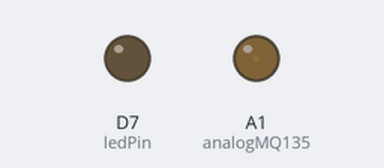
This sketch was run on a simulated Particle Photon. On the bench: output pins drawn as LEDs (lit = HIGH).

Above: at 0.1 s.
At 60.1 s:
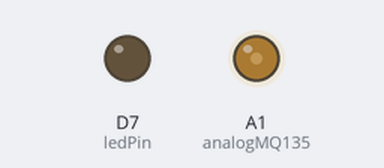
Timing chart, 0 to 61.6 s (numbered marks = the images above):
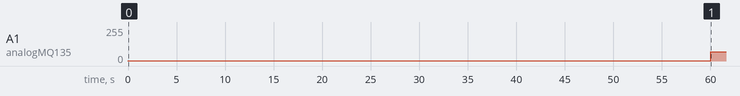

The sketch:

MQ135.ino
```cpp
#define analogMQ135 A1      // Signal
#define ledPin D7         // Device internal LED
int MQ135sensorValue = 0;   // value read from the sensor

void setup() {
    Serial.begin(9600);
    Particle.publish("MQ-135", "Gas Sensor started");

    pinMode(analogMQ135, INPUT);
    pinMode(ledPin, OUTPUT);
}

void loop() {
    // turn the heater fully on
    analogWrite(analogMQ135, HIGH); // HIGH = 255
    // heat for 1 min
    delay(60000);
    // now reducing the heating power: turn the heater to approx 1,4V
    analogWrite(analogMQ135, 71.4); // 255x1400/5000
    // heat for 90 sec
    delay(90000);

    // CO2 via MQ135: we need to read the sensor at 5V, but must not let it heat up. So hurry!
    analogWrite(analogMQ135, HIGH);
    delay(50); // Getting an analog read apparently takes 100uSec
    MQ135sensorValue = analogRead(analogMQ135);

    Particle.publish("MQ-135", "PPM:");
    Particle.publish("MQ-135", String(MQ135sensorValue), PRIVATE);
}
```

Measured:
- by itself, A1 (analogMQ135): 0/255 → 1/255 at 0.02 s, → 71/255 60.0 s later
